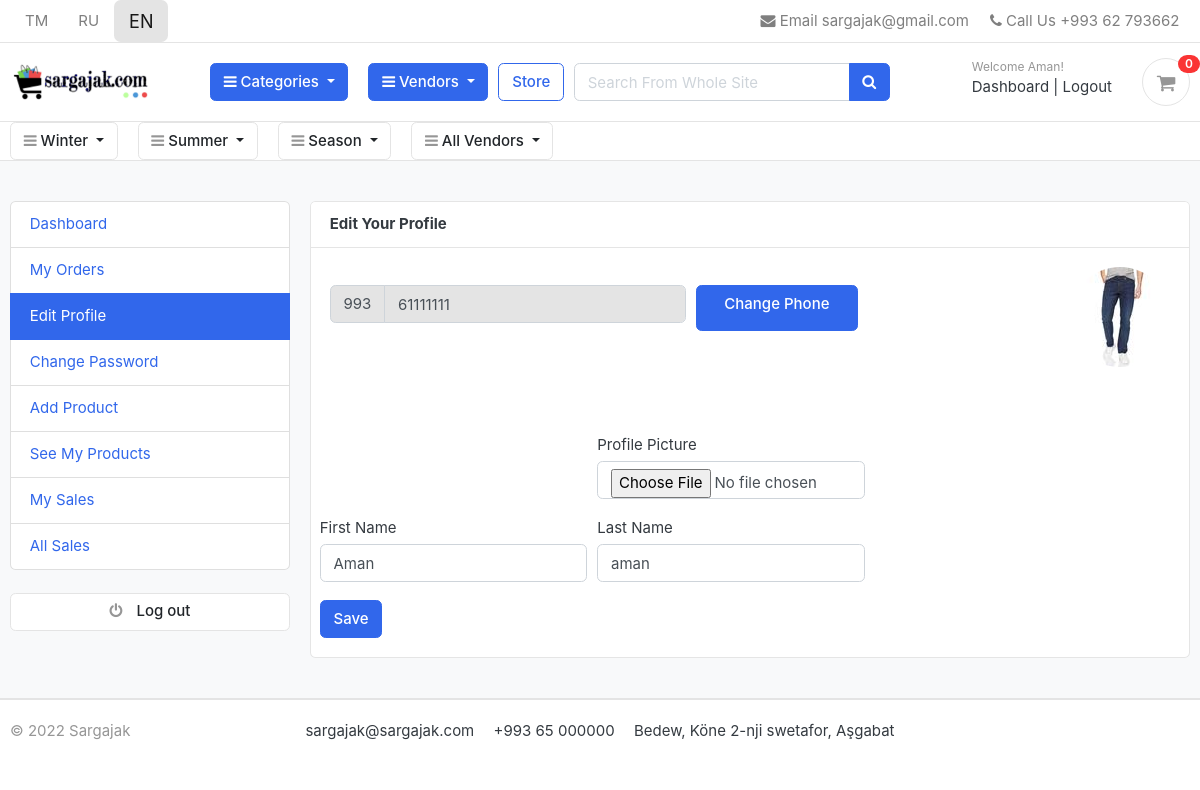
Page /en/accounts/edit_profile/ (signed in) on the committed database.
### accounts/models.py (models this page shows, shortened)
class Account(AbstractBaseUser):
    first_name      = models.CharField(max_length=50)
    last_name       = models.CharField(max_length=50)
    username       = models.CharField(max_length=50, unique=True)
    email           = models.EmailField(max_length=100, unique=True)
    phone_number    = models.CharField(max_length=50, unique=True)
    date_joined     = models.DateTimeField(auto_now_add=True)
    last_login      = models.DateTimeField(auto_now_add=True)
    is_admin        = models.BooleanField(default=False)
    is_staff        = models.BooleanField(default=False)
    is_active       = models.BooleanField(default=False)
    is_superadmin   = models.BooleanField(default=False)
    is_vendor       = models.BooleanField(default=False)
    USERNAME_FIELD  = 'phone_number'
    REQUIRED_FIELDS = ['first_name', 'last_name', 'email', 'username']
    objects = MyAccountManager()

class UserProfile(models.Model):
    def image_name(instance, filename):
        filename = '{}_profile.jpg'.format(instance.user.id)
        return os.path.join('userprofile', filename)
    user = models.OneToOneField(Account, on_delete=models.CASCADE)
    profile_picture = ResizedImageField(size=[100, 100], blank=True, upload_to=image_name, default='photos/user/default.jpg')

### category/models.py (models this page shows, shortened)
class Category(MPTTModel):
    name = models.CharField(max_length=50)
    parent = TreeForeignKey('self', on_delete=models.CASCADE, null=True, blank=True, related_name='children')
    slug = models.SlugField(max_length=100, unique=True, blank=True)
    description = models.TextField(max_length=250, blank=True)
    image = ResizedImageField(size=[500,500], upload_to='photos/categories', default='photos/categories/default.jpg', blank=True, null=True)
    class Meta:
        verbose_name = 'category'
        verbose_name_plural = 'categories'
        constraints = [UniqueConstraint(fields=['parent', 'slug'], name='parentslug'),]
    class MPTTMeta:
        order_insertion_by = ['name']
    def get_url(self):
        return reverse('products_by_category', args=[self.get_slug_list()[-1],])
    def get_slug_list(self):
        try:
            ancestors = self.get_ancestors(include_self=True)
        except:
            ancestors = []
        else:
            ancestors = [i.slug for i in ancestors]
        slugs = []
        for i in range(len(ancestors)):
            slugs.append('/'.join(ancestors[:i+1]))
        return slugs

### accounts/views.py (the view)
# urls.py: path('edit_profile/', views.edit_profile, name='edit_profile'),
@login_required(login_url='login')
def edit_profile(request):
    try:
        userprofile = UserProfile.objects.get(user=request.user)
    except:
        userprofile = UserProfile()
        userprofile.user = request.user
        userprofile.save()
    if request.method == 'POST':
        user_form = UserForm(request.POST, instance=request.user)
        profile_form = UserProfileForm(request.POST, request.FILES, instance=userprofile)
        if user_form.is_valid() and profile_form.is_valid():
            user_form.save()
            profile_form.save()
            messages.success(request, 'Your profile has been updated.')
            return redirect('edit_profile')
        else:
            messages.error(request, 'Something went wrong, update failed.')
            return redirect('edit_profile')
    else:
        user_form = UserForm(instance=request.user)
        profile_form = UserProfileForm(instance=userprofile)
    context = {
        'user_form': user_form,
        'profile_form': profile_form,
        'userprofile': userprofile,
    }
    return render(request, 'accounts/edit_profile.html', context)

### accounts/forms.py
class UserForm(forms.ModelForm):
    class Meta:
        model = Account
        fields = ['first_name', 'last_name']
    def __init__(self, *args, **kwargs):
        super(UserForm, self).__init__(*args, **kwargs)
        for field in self.fields:
            self.fields[field].widget.attrs['class'] = 'form-control'

class UserProfileForm(forms.ModelForm):
    profile_picture = forms.ImageField(required=False, error_messages={'invalid':_("Image files only")}, widget=forms.FileInput)
    class Meta:
        model = UserProfile
        fields = ['profile_picture']
    def __init__(self, *args, **kwargs):
        super(UserProfileForm, self).__init__(*args, **kwargs)
        for field in self.fields:
            self.fields[field].widget.attrs['class'] = 'form-control'

### accounts/context_processors.py (called while the page is built)
def vendors(request):
    vendors = Vendor.objects.all()
    logged_in_vendor = None
    if request.user.is_authenticated:
        logged_in_vendor = vendors.filter(user=request.user).first()
    return dict(vendors=vendors, logged_in_vendor=logged_in_vendor)

### accounts/models.py (called while the page is built)
    def get_vendor_products_url(self):
        return reverse('store_vendor', args=[self.slug])

### carts/context_processors.py (called while the page is built)
def counter(request):
    cart_count = 0
    if 'admin' in request.path:
        return {}
    else:
        try:
            cart = Cart.objects.filter(cart_id=_cart_id(request))
            if request.user.is_authenticated:
                cart_items = CartItem.objects.all().filter(user=request.user)
            else:
                cart_items = CartItem.objects.all().filter(cart=cart[:1])
            for cart_item in cart_items:
                cart_count += cart_item.quantity
        except Cart.DoesNotExist:
            cart_count = 0
    return dict(cart_count=cart_count)

### carts/views.py (called while the page is built)
def _cart_id(request):
    cart_id = request.session.session_key
    if not cart_id:
        cart_id = request.session.create()
    return cart_id

### category/context_processors.py (called while the page is built)
def menu_links(request):
    links = Category.objects.all()
    return dict(links=links)

def root_categories(request):
    roots = Category.objects.filter(parent=None)
    return dict(root_categories=roots)

### store/context_processors.py (called while the page is built)
def all_colors(request):
    all_colors = Color.objects.all()
    return dict(all_colors=all_colors)

def all_sizes(request):
    all_sizes = Size.objects.all()
    return dict(all_sizes=all_sizes)

### templates/accounts/edit_profile.html (shortened to what this page needs)
{% extends 'base.html' %}
{% load i18n %}
{% block content %}
<section class="section-conten padding-y bg">
  <div class="container">
    <div class="row">
      {% include 'includes/dashboard_sidebar.html' %}
      <main class="col-md-9">
        <article class="card">
          <header class="card-header">
            <strong class="d-inline-block mr-3">{% translate 'Edit Your Profile' %}</strong>
          </header>
          <div class="card-body">
            <div class="row align-items-center">
              <div class=" form-group col-md-9">
                <div class="row">
                  <div class="input-group mb-2 col-md-7">
                    <div class="input-group-prepend">
                      <div class="input-group-text">993</div>
                    </div>
                    <input type="tel" class="form-control" pattern="6[1-5]{1}[0-9]{6}" readonly value="{{request.user.phone_number}}" name="phone_number">
                  </div>
                  <a href="{% url 'update_phone_number' %}?current_phone_number={{request.user.phone_number}}" class="col-md-3 btn btn-primary">{% translate 'Change Phone' %}</a>
                </div>
              </div>
            <div class="text-right col-md-3">
              <img src="{{userprofile.profile_picture.url}}" alt="{% translate 'Profile Picture' %}" width="100" style="border-radius: 50px;">
            </div>
          </div>
          <br><br><br>
            <div class="row">
              <div class="col-md-12">
                <div class="row">
                <form action="{% url 'edit_profile' %}" method="POST" enctype="multipart/form-data">
                  <div class="form-row">
                    <div class="form-group col-md-6"></div>
                    <div class="form-group col-md-6">
                          <label>{% translate 'Profile Picture' %}</label>
                          {{profile_form.profile_picture}}
                        </div>
                      </div>
                  <div class="form-row">
                    <div class="form-group col-md-6">
                      <label>{% translate 'First Name' %}</label>
                      {{user_form.first_name}}
                    </div>
                    <div class="form-group col-md-6">
                      <label>{% translate 'Last Name' %}</label>
                      {{user_form.last_name}}
                    </div>
                  </div>
                      <input type="submit" value="{% translate 'Save' %}" class="btn btn-primary">
                    </form>
                  </div>
                </div>
              </div>
            </div>
          </article>
        </main>
      </div>
    </div>
  </section>
  {% endblock %}

### templates/includes/navbar.html (shortened to what this page needs)
{% load i18n %}
{% load static %}
{% load mptt_tags %}
<header class="section-header">
    <nav class="navbar p-md-0 navbar-expand-sm navbar-light border-bottom">
    <div class="container">
                <div class="row col-4 align-items-center">
                    <a href="/tk/{{request.get_full_path|slice:"4:"}}" class="nav-link {% if LANGUAGE_CODE == 'tk' %} active btn-lg bg-light {% endif %}">TM</a>
                    <a href="/ru/{{request.get_full_path|slice:"4:"}}" class="nav-link {% if LANGUAGE_CODE == 'ru' %} active btn-lg bg-light {% endif %}">RU</a>
                    <a href="/en/{{request.get_full_path|slice:"4:"}}" class="nav-link {% if LANGUAGE_CODE == 'en' %} active btn-lg bg-light {% endif %}">EN</a>
                </div>
        <ul class="navbar-nav">
            <li><a href="#" class="nav-link"> <i class="fa fa-envelope"></i> {% translate 'Email' %} sargajak@gmail.com</a></li>
            <li><a href="#" class="nav-link"> <i class="fa fa-phone"></i> {% translate 'Call Us' %} +993 62 793662</a></li>
        </ul>
      </div>
    </nav>
    <section class="header-main border-bottom">
        <div class="container">
    <div class="row align-items-center">
        <div class="col-lg-2 col-md-3 col-6">
            <a href="{% url 'home' %}" class="brand-wrap">
                <img class="logo" src="{% static 'images/sargajaklogo.png' %}">
            </a>
        </div>
        <div class="col-lg col-sm col-md col-6 flex-grow-0">
            <div class="category-wrap dropdown d-inline-block float-right">
                <button type="button" class="btn btn-primary dropdown-toggle" data-toggle="dropdown">
                    <i class="fa fa-bars"></i> {% translate 'Categories' %}
                </button>
            </div>
        </div>
        <div class="col-lg col-sm col-md col-6 flex-grow-0">
            <div class="category-wrap dropdown d-inline-block float-right">
                <button type="button" class="btn btn-primary dropdown-toggle" data-toggle="dropdown">
                    <i class="fa fa-bars"></i> {% translate 'Vendors' %}
                </button>
            </div>
        </div>
        <a href="{% url 'store' %}" class="btn btn-outline-primary">{% translate 'Store' %}</a>
        <div class="col-lg  col-md-6 col-sm-12 col">
            <form action="{%url 'store' %}" class="search" method="GET">
                <div class="input-group w-100">
                    <input type="text" class="form-control" style="width:60%;" placeholder="{% translate 'Search From Whole Site' %}" name="search"
                        {% if request.GET.search %} value="{{ request.GET.search}}" {% endif %}>
                    <div class="input-group-append">
                      <button class="btn btn-primary" type="submit">
                        <i class="fa fa-search"></i>
                      </button>
                    </div>
                </div>
            </form>
        </div>
        <div class="col-lg-3 col-sm-6 col-8 order-2 order-lg-3">
                    <div class="d-flex justify-content-end mb-3 mb-lg-0">
                        <div class="widget-header">
                            {% if user.id is None %}
                            <small class="title text-muted">{% translate 'Welcome guest!' %}</small>
                            <div>
                                <a href="{% url 'login' %}">{% translate 'Sign in' %}</a> <span class="dark-transp"> | </span>
                                <a href="{% url 'registration' %}"> {% translate 'Register' %}</a>
                            </div>
                            {% else %}
                            <small class="title text-muted">{% translate 'Welcome' %} {{user.first_name}}!</small>
                            <div>
                                <a href="{% url 'dashboard' %}">{% translate 'Dashboard' %}</a> <span class="dark-transp"> | </span>
                                <a href="{% url 'logout' %}"> {% translate 'Logout' %}</a>
                            </div>
                            {% endif %}
                        </div>
                        <a href="{% url 'cart' %}" class="widget-header pl-3 ml-3">
                            <div class="icon icon-sm rounded-circle border"><i class="fa fa-shopping-cart"></i></div>
                            <span class="badge badge-pill badge-danger notify">{{cart_count}}</span>
                        </a>
                    </div>
                </div>
    </div>
        </div>
    </section>
    <section class="header-main border-bottom p-0">
        <div class="container">
            <div class="row">
                {% for root in root_categories %}
                <div class="col-lg col-sm col-md col flex-grow-0">
                    <div class="category-wrap dropdown d-inline-block">
                        <button type="button" class="btn btn-light dropdown-toggle" data-toggle="dropdown">
                            <i class="fa fa-bars"></i> {{root.name}}
                        </button>
                    </div>
                </div>
                {% endfor %}
        <div class="col-lg col-sm col-md col flex-grow-0">
            <div class="category-wrap dropdown d-inline-block">
                <button type="button" class="btn btn-light dropdown-toggle" data-toggle="dropdown">
                    <i class="fa fa-bars"></i> {% translate 'All Vendors' %}
                </button>
            </div>
        </div>
    </div>
</div>
    </section>
    </header>

### ecommerce/static/css/ui.css (style rules this page uses)
html { font-family: "Inter", sans-serif; font-size: 15px; }
.icon-xs, .icon-sm, .icon-md, .icon-lg { display: inline-block; text-align: center; flex-shrink: 0; flex-grow: 0; }
.icon-sm { width: 48px; height: 48px; line-height: 48px !important; font-size: 20px; }
.padding-y { padding-top: 40px; padding-bottom: 40px; }
article:after, .form-group:after { display: block; clear: both; content: ""; }
.bg { background-color: #f8f9fa; }
.header-main { position: relative; padding-top: 1rem; padding-bottom: 1rem; }
.brand-wrap .logo, .navbar-brand .logo { margin-right: 7px; max-height: 42px; display: inline-block; }
.widget-header { display: inline-block; vertical-align: middle; position: relative; }
.widget-header a { color: #343a40; }
.widget-header i { color: #969696; }
.widget-header .title { display: block; }
.widget-header .notify { position: absolute; top: -3px; right: -10px; }
.btn-light { background-color: #fff; border-color: #e4e4e4; }
.btn-light i { color: #969696; }
.notify { position: absolute; top: -4px; right: -10px; display: inline-block; padding: 0.25em 0.6em; font-size: 12px; line-height: 1; text-align: center; border-radius: 3rem; color: #fff; background-color: #fa3434; }

### rows in the picture
Account: first_name "Aman", phone_number "61111111", last_name "aman"
Category: name "Winter"
Category: name "Summer"
Category: name "Season"
UserProfile: profile_picture (picture)

### other values in the picture
{{ cart_count }} "0"
